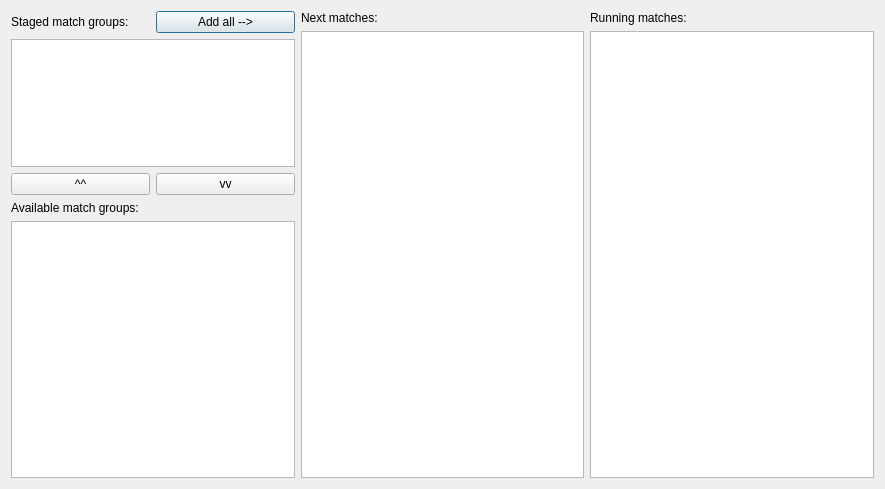
<?xml version="1.0" encoding="UTF-8"?>
<ui version="4.0">
 <class>ScheduleTabWidget</class>
 <widget class="QDialog" name="ScheduleTabWidget">
  <property name="geometry">
   <rect>
    <x>0</x>
    <y>0</y>
    <width>885</width>
    <height>489</height>
   </rect>
  </property>
  <property name="windowTitle">
   <string>Dialog</string>
  </property>
  <layout class="QHBoxLayout" name="horizontalLayout_2">
   <item>
    <layout class="QHBoxLayout" name="horizontalLayout">
     <item>
      <layout class="QVBoxLayout" name="verticalLayout_3">
       <item>
        <layout class="QHBoxLayout" name="horizontalLayout_4">
         <item>
          <widget class="QLabel" name="label_2">
           <property name="text">
            <string>Staged match groups:</string>
           </property>
          </widget>
         </item>
         <item>
          <widget class="QPushButton" name="btnSchedule">
           <property name="text">
            <string>Add all --&gt;</string>
           </property>
          </widget>
         </item>
        </layout>
       </item>
       <item>
        <widget class="MatchGroupTableView" name="mgStagedView">
         <property name="sizePolicy">
          <sizepolicy hsizetype="Expanding" vsizetype="Expanding">
           <horstretch>0</horstretch>
           <verstretch>1</verstretch>
          </sizepolicy>
         </property>
         <property name="selectionMode">
          <enum>QAbstractItemView::SingleSelection</enum>
         </property>
         <property name="selectionBehavior">
          <enum>QAbstractItemView::SelectRows</enum>
         </property>
         <property name="sortingEnabled">
          <bool>false</bool>
         </property>
         <attribute name="verticalHeaderVisible">
          <bool>false</bool>
         </attribute>
        </widget>
       </item>
       <item>
        <layout class="QHBoxLayout" name="horizontalLayout_3">
         <item>
          <widget class="QPushButton" name="btnStage">
           <property name="text">
            <string>^^</string>
           </property>
          </widget>
         </item>
         <item>
          <widget class="QPushButton" name="btnUnstage">
           <property name="text">
            <string>vv</string>
           </property>
          </widget>
         </item>
        </layout>
       </item>
       <item>
        <widget class="QLabel" name="laAvail">
         <property name="text">
          <string>Available match groups:</string>
         </property>
        </widget>
       </item>
       <item>
        <widget class="MatchGroupTableView" name="mgIdleView">
         <property name="sizePolicy">
          <sizepolicy hsizetype="Expanding" vsizetype="Expanding">
           <horstretch>0</horstretch>
           <verstretch>2</verstretch>
          </sizepolicy>
         </property>
         <property name="selectionMode">
          <enum>QAbstractItemView::SingleSelection</enum>
         </property>
         <property name="selectionBehavior">
          <enum>QAbstractItemView::SelectRows</enum>
         </property>
         <property name="sortingEnabled">
          <bool>true</bool>
         </property>
         <attribute name="horizontalHeaderVisible">
          <bool>true</bool>
         </attribute>
         <attribute name="verticalHeaderVisible">
          <bool>false</bool>
         </attribute>
        </widget>
       </item>
      </layout>
     </item>
     <item>
      <layout class="QVBoxLayout" name="verticalLayout_2"/>
     </item>
     <item>
      <layout class="QVBoxLayout" name="verticalLayout_4">
       <item>
        <widget class="QLabel" name="label_3">
         <property name="text">
          <string>Next matches:</string>
         </property>
        </widget>
       </item>
       <item>
        <widget class="QListView" name="listView_2"/>
       </item>
      </layout>
     </item>
     <item>
      <layout class="QVBoxLayout" name="verticalLayout"/>
     </item>
     <item>
      <layout class="QVBoxLayout" name="verticalLayout_5">
       <item>
        <widget class="QLabel" name="label_4">
         <property name="text">
          <string>Running matches:</string>
         </property>
        </widget>
       </item>
       <item>
        <widget class="QListView" name="listView_3"/>
       </item>
      </layout>
     </item>
    </layout>
   </item>
  </layout>
 </widget>
 <customwidgets>
  <customwidget>
   <class>MatchGroupTableView</class>
   <extends>QTableView</extends>
   <header>ui/MatchGroupTableView.h</header>
  </customwidget>
 </customwidgets>
 <resources/>
 <connections>
  <connection>
   <sender>btnStage</sender>
   <signal>clicked()</signal>
   <receiver>ScheduleTabWidget</receiver>
   <slot>onBtnStageClicked()</slot>
   <hints>
    <hint type="sourcelabel">
     <x>79</x>
     <y>189</y>
    </hint>
    <hint type="destinationlabel">
     <x>442</x>
     <y>244</y>
    </hint>
   </hints>
  </connection>
  <connection>
   <sender>btnUnstage</sender>
   <signal>clicked()</signal>
   <receiver>ScheduleTabWidget</receiver>
   <slot>onBtnUnstageClicked()</slot>
   <hints>
    <hint type="sourcelabel">
     <x>219</x>
     <y>189</y>
    </hint>
    <hint type="destinationlabel">
     <x>442</x>
     <y>244</y>
    </hint>
   </hints>
  </connection>
  <connection>
   <sender>btnSchedule</sender>
   <signal>clicked()</signal>
   <receiver>ScheduleTabWidget</receiver>
   <slot>onBtnScheduleClicked()</slot>
   <hints>
    <hint type="sourcelabel">
     <x>223</x>
     <y>25</y>
    </hint>
    <hint type="destinationlabel">
     <x>442</x>
     <y>244</y>
    </hint>
   </hints>
  </connection>
 </connections>
 <slots>
  <slot>onBtnStageClicked()</slot>
  <slot>onBtnUnstageClicked()</slot>
  <slot>onBtnScheduleClicked()</slot>
 </slots>
</ui>
